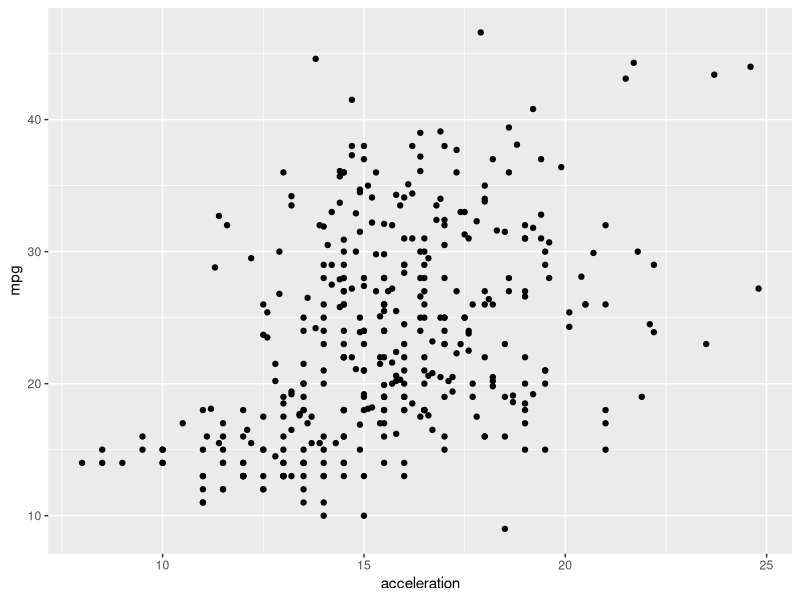
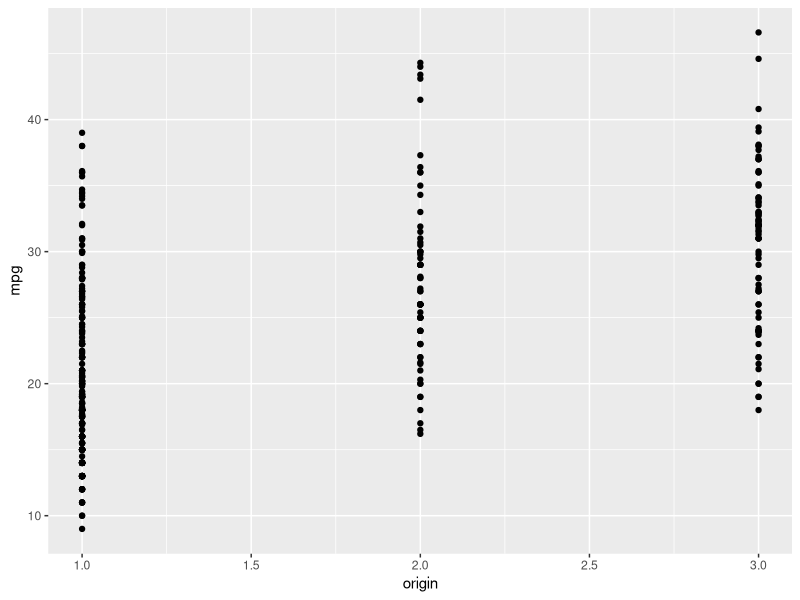
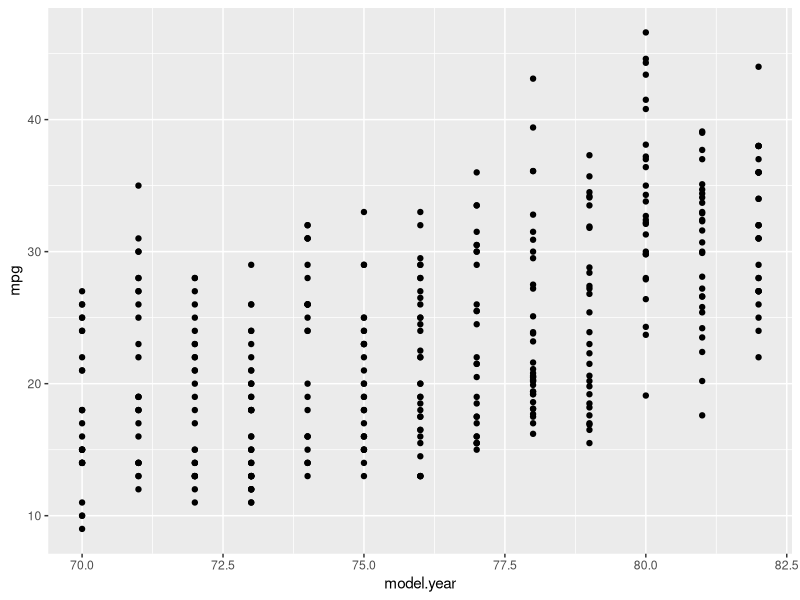
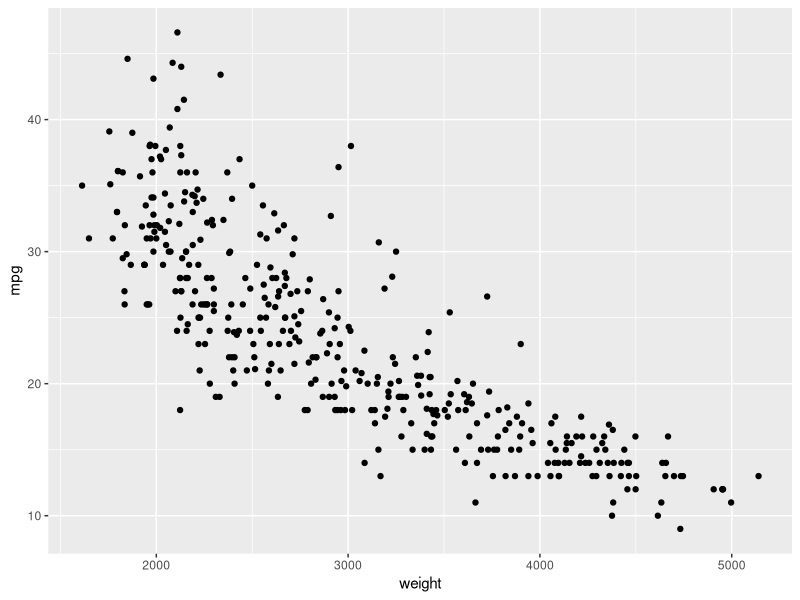
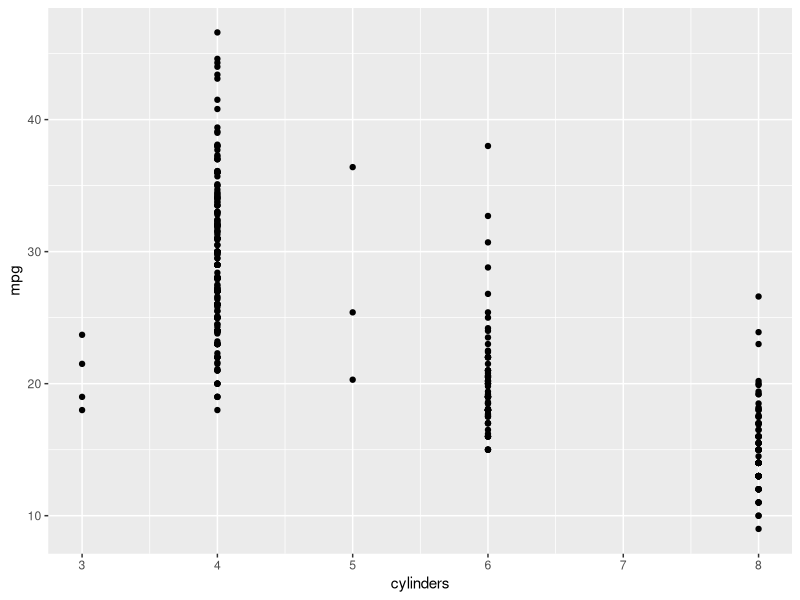
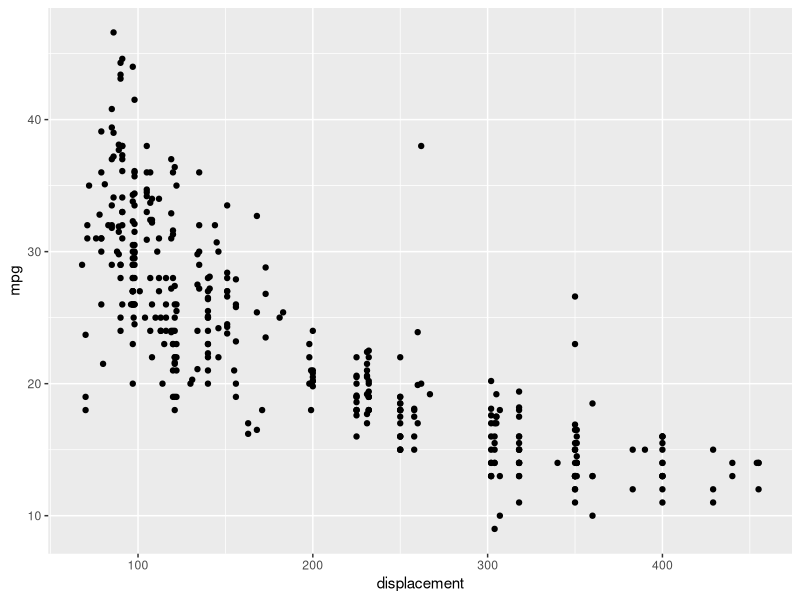
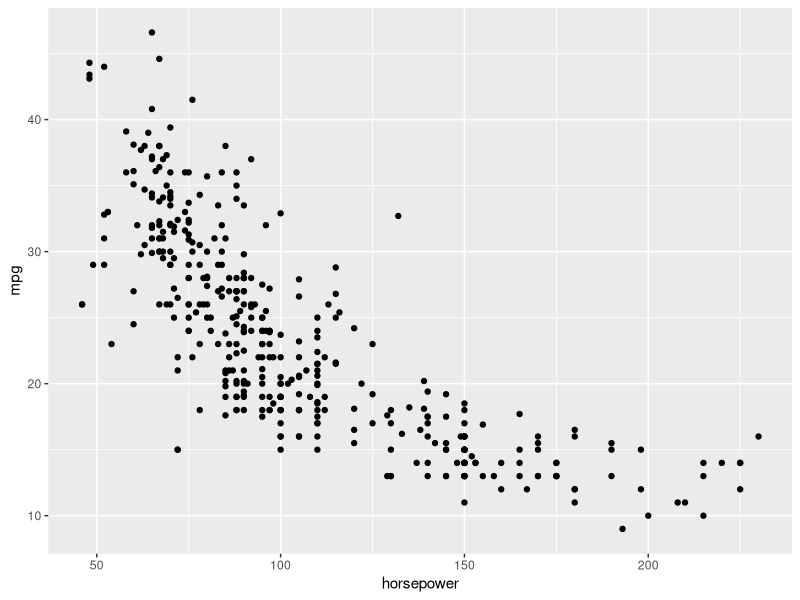

Reproduce these figures in R, in order.
## ---- chunk 1
knitr::opts_chunk$set(echo = TRUE)
library(tidyverse)
## ---- chunk 2
cars <- read.csv("auto-mpg-clean.csv")
summary(cars)

accel2 <- cars %>% mutate(accel2 = acceleration^2)
## ---- chunk 3
ggplot(data = cars, aes(x=acceleration, y=mpg)) + geom_point() 

ggplot(data = cars, aes(x=origin, y=mpg)) + geom_point() 

ggplot(data = cars, aes(x=model.year, y=mpg)) + geom_point() 

ggplot(data = cars, aes(x=weight, y=mpg)) + geom_point() 

ggplot(data = cars, aes(x=cylinders, y=mpg)) + geom_point() 

ggplot(data = cars, aes(x=displacement, y=mpg)) + geom_point() 

ggplot(data = cars, aes(x=horsepower, y=mpg)) + geom_point() 
## ---- chunk 4
model_all_linear <- lm(data=cars, mpg ~ cylinders + displacement + horsepower + weight + acceleration + origin)
summary(model_all_linear)


model_quad_accel <- lm(data=accel2, mpg ~ cylinders + displacement + horsepower + weight  + accel2 + origin)
summary(model_quad_accel)
